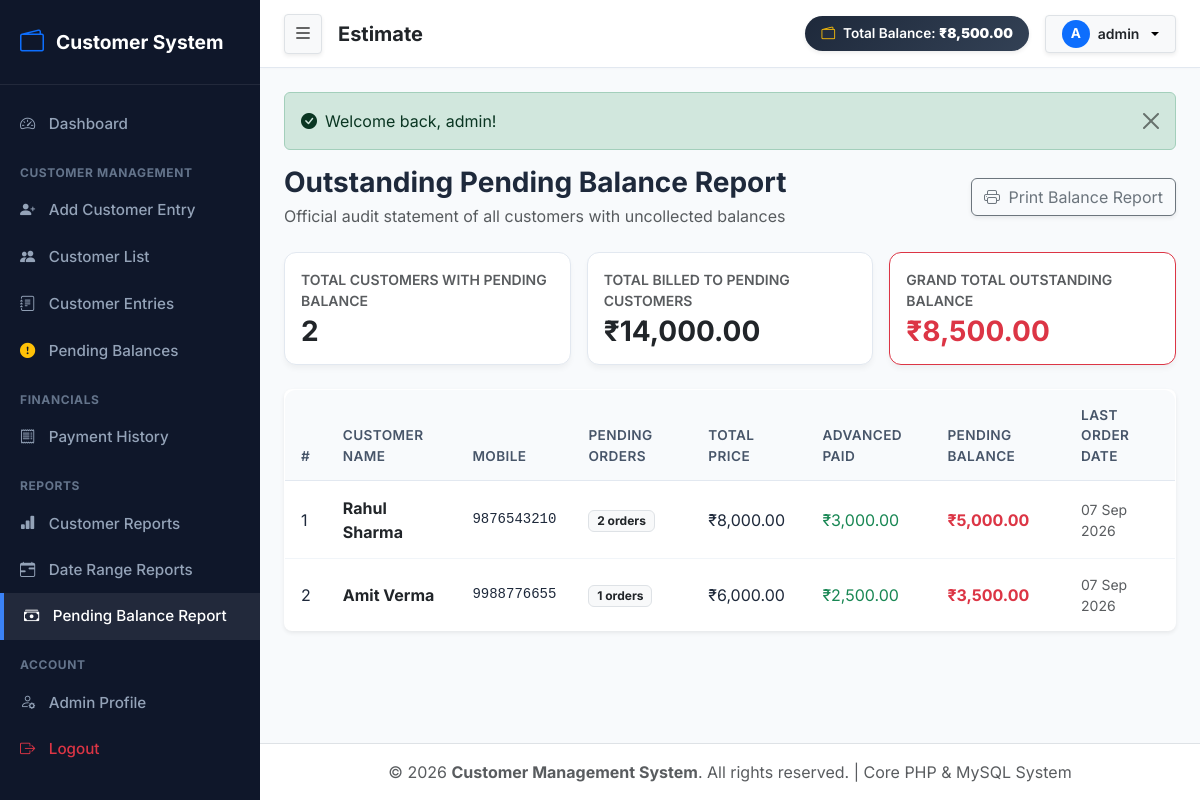
/reports/balances.php (signed in), run on the app's committed database.
### tables this page shows
CREATE TABLE customers (
    id INT AUTO_INCREMENT PRIMARY KEY,
    name VARCHAR(100) NOT NULL,
    mobile VARCHAR(15) NOT NULL UNIQUE,
    created_at TIMESTAMP DEFAULT CURRENT_TIMESTAMP,
    updated_at TIMESTAMP DEFAULT CURRENT_TIMESTAMP ON UPDATE CURRENT_TIMESTAMP,
    INDEX idx_mobile (mobile),
    INDEX idx_name (name)
);

### reports/balances.php (the view, shortened to what this page needs)
<?php
require_once __DIR__ . '/../includes/header.php';
$db = Database::getConnection();
$stmt = $db->query("
    SELECT
        c.id as customer_id,
        c.name as customer_name,
        c.mobile as customer_mobile,
        COUNT(ce.id) as pending_entries_count,
        SUM(ce.price) as total_price,
        SUM(ce.advanced) as total_advanced,
        SUM(ce.balance) as total_balance,
        MAX(ce.entry_date) as last_order_date
    FROM customers c
    JOIN customer_entries ce ON c.id = ce.customer_id
    GROUP BY c.id, c.name, c.mobile
    HAVING total_balance > 0
    ORDER BY total_balance DESC
");
$rows = $stmt->fetchAll();
$grandPending = array_sum(array_column($rows, 'total_balance'));
$grandBilled = array_sum(array_column($rows, 'total_price'));
?>
<div class="d-flex justify-content-between align-items-center mb-4">
    <div>
        <h3 class="fw-bold mb-1">Outstanding Pending Balance Report</h3>
        <p class="text-muted m-0">Official audit statement of all customers with uncollected balances</p>
    </div>
    <button class="btn btn-outline-secondary shadow-sm btn-print-hide" onclick="printWindow()">
        <i class="bi bi-printer me-1"></i> Print Balance Report
    </button>
</div>
<div class="row g-3 mb-4">
    <div class="col-12 col-md-4">
        <div class="card card-stat p-3">
            <span class="text-muted small fw-semibold text-uppercase">Total Customers with Pending Balance</span>
            <h3 class="fw-bold text-dark mt-1 mb-0"><?php echo count($rows); ?></h3>
        </div>
    </div>
    <div class="col-12 col-md-4">
        <div class="card card-stat p-3">
            <span class="text-muted small fw-semibold text-uppercase">Total Billed to Pending Customers</span>
            <h3 class="fw-bold text-dark mt-1 mb-0"><?php echo formatCurrency($grandBilled); ?></h3>
        </div>
    </div>
    <div class="col-12 col-md-4">
        <div class="card card-stat p-3 border-danger">
            <span class="text-muted small fw-semibold text-uppercase text-danger">Grand Total Outstanding Balance</span>
            <h3 class="fw-bold text-danger mt-1 mb-0"><?php echo formatCurrency($grandPending); ?></h3>
        </div>
    </div>
</div>
<div class="card border-0 shadow-sm rounded-3">
    <div class="table-responsive">
        <table class="table table-custom mb-0">
            <thead>
                <tr>
                    <th>#</th>
                    <th>Customer Name</th>
                    <th>Mobile</th>
                    <th>Pending Orders</th>
                    <th>Total Price</th>
                    <th>Advanced Paid</th>
                    <th>Pending Balance</th>
                    <th>Last Order Date</th>
                </tr>
            </thead>
            <tbody>
                <?php if (empty($rows)): ?>
                    <tr>
                        <td colspan="8" class="text-center py-5 text-muted">
                            <i class="bi bi-check-circle-fill text-success fs-1 d-block mb-2"></i>
                            All accounts fully cleared! Zero pending balances.
                        </td>
                    </tr>
                <?php else: ?>
                    <?php foreach ($rows as $idx => $r): ?>
                        <tr>
                            <td><?php echo $idx + 1; ?></td>
                            <td>
                                <a href="../customers/view.php?id=<?php echo $r['customer_id']; ?>" class="fw-bold text-dark text-decoration-none">
                                    <?php echo htmlspecialchars($r['customer_name']); ?>
                                </a>
                            </td>
                            <td class="font-monospace small"><?php echo htmlspecialchars($r['customer_mobile']); ?></td>
                            <td><span class="badge bg-light text-dark border"><?php echo $r['pending_entries_count']; ?> orders</span></td>
                            <td><?php echo formatCurrency($r['total_price']); ?></td>
                            <td class="text-success"><?php echo formatCurrency($r['total_advanced']); ?></td>
                            <td class="fw-bold text-danger fs-6"><?php echo formatCurrency($r['total_balance']); ?></td>
                            <td class="small text-muted"><?php echo date('d M Y', strtotime($r['last_order_date'])); ?></td>
                        </tr>
                    <?php endforeach; ?>
                <?php endif; ?>
            </tbody>
        </table>
    </div>
</div>
<?php require_once __DIR__ . '/../includes/footer.php'; ?>

### assets/css/style.css (style rules this page uses)
:root { --primary-color: #3b82f6; --primary-hover: #2563eb; --dark-sidebar: #0f172a; --sidebar-text: #94a3b8; --sidebar-text-active: #ffffff; --bg-body: #f8fafc; --card-bg: #ffffff; --border-color: #e2e8f0; --text-primary: #1e293b; --text-muted: #64748b; --success-color: #10b981; --warning-color: #f59e0b; --danger-color: #ef4444; }
body { font-family: 'Inter', system-ui, -apple-system, sans-serif; background-color: var(--bg-body); color: var(--text-primary); min-height: 100vh; margin: 0; }
.card-stat { border: 1px solid var(--border-color); border-radius: 0.75rem; background: #ffffff; box-shadow: 0 4px 6px -1px rgba(0, 0, 0, 0.05); transition: transform 0.2s ease, box-shadow 0.2s ease; }
.table-custom { background: #ffffff; border-radius: 0.75rem; overflow: hidden; border: 1px solid var(--border-color); }
.table-custom th { background-color: #f8fafc; color: #475569; font-weight: 600; font-size: 0.85rem; text-transform: uppercase; letter-spacing: 0.03em; border-bottom: 1px solid var(--border-color); padding: 0.9rem 1rem; }
.table-custom td { padding: 0.9rem 1rem; vertical-align: middle; color: var(--text-primary); border-bottom: 1px solid #f1f5f9; }
.table-custom tr:last-child td { border-bottom: none; }

### data on the page
customers: name "Rahul Sharma", mobile "9876543210", pending_entries_count "2", total_price "₹8,000.00", total_advanced "₹3,000.00", total_balance "₹5,000.00", last_order_date "07 Sep 2026"
customers: name "Amit Verma", mobile "9988776655", pending_entries_count "1", total_price "₹6,000.00", total_advanced "₹2,500.00", total_balance "₹3,500.00", last_order_date "07 Sep 2026"

### other printed values
formatCurrency($headerStats['total_balance'] ?? 0) "₹8,500.00"
substr($adminName, 0, 1) "A"
$adminName "admin"
$_SESSION['flash_success'] "Welcome back, admin!"
count($rows) "2"
formatCurrency($grandBilled) "₹14,000.00"
formatCurrency($grandPending) "₹8,500.00"
